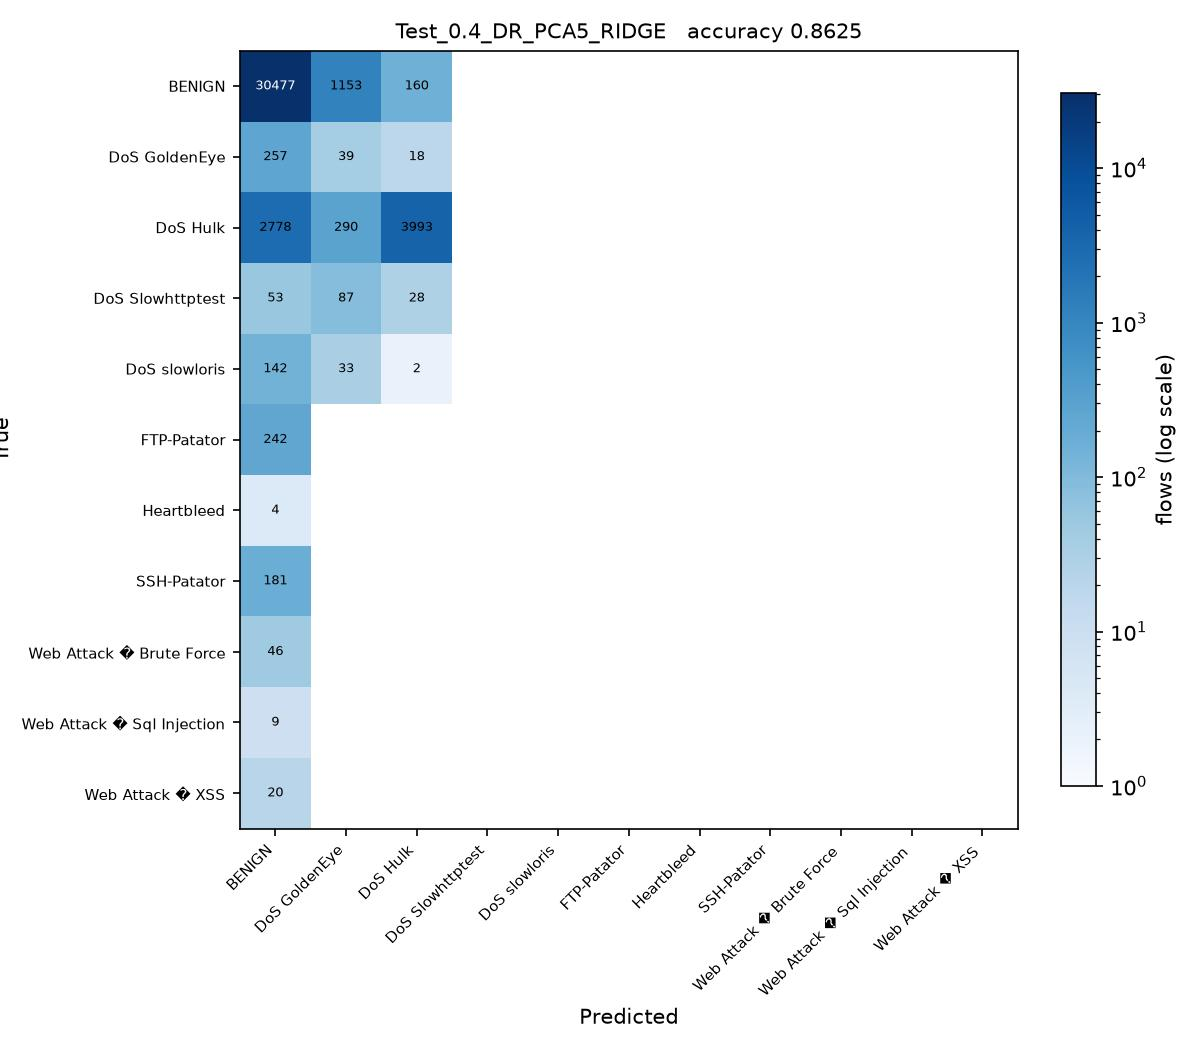

Recreate this plot in Python.
# Test_0.4_DR_PCA5_RIDGE.py
#
# Test size 0.4  |  PCA, 5 components  |  Ridge Regression (sheet #3)
#
# This is SGDC_60_40.py with the changes marked CHANGE below and nothing else.

import os
from pathlib import Path

# CHANGE 1: find the folder holding the three CSV files and run from there, so
# the plain file names below resolve no matter where this script is started
# from or how deeply it sits inside the project folder.
HERE = Path(__file__).resolve().parent
for PROJECT in [HERE, *HERE.parents]:
    if (PROJECT / 'Tuesday-WorkingHours.pcap_ISCX.csv').exists():
        os.chdir(PROJECT)
        break
else:
    raise SystemExit('Put this folder inside the folder that holds the three '
                     'CIC-IDS2017 CSV files, then run the script again.')
import numpy as np
import pandas as pd

df1 = pd.read_csv('Tuesday-WorkingHours.pcap_ISCX.csv', low_memory=True)
df2 = pd.read_csv('Wednesday-workingHours.pcap_ISCX.csv', low_memory=True)
df3 = pd.read_csv('Thursday-WorkingHours-Morning-WebAttacks.pcap_ISCX.csv', low_memory=True)

dataset = pd.concat([df1, df2, df3], ignore_index=True)

dataset.columns = dataset.columns.str.strip()

# CHANGE 2: a stratified sample of 100000 flows, the same for every run.
# Gradient Boosting builds one tree per class per stage on a single core, so all
# 1.3 million flows would take hours per script. At least 50 flows of every
# class are kept, so the rare attacks stay in the split.
label = dataset.columns[-1]
dataset = pd.concat(
    [g.sample(n=min(len(g), max(50, round(100000 * len(g) / len(dataset)))), random_state=0)
     for _, g in dataset.groupby(label)],
    ignore_index=True
)

X = dataset.iloc[:, :-1]
y = dataset.iloc[:, -1]

X = X.apply(pd.to_numeric, errors='coerce')

X.replace([np.inf, -np.inf], np.nan, inplace=True)

from sklearn.impute import SimpleImputer

imputer = SimpleImputer(missing_values=np.nan, strategy='mean')
X = imputer.fit_transform(X)

from sklearn.preprocessing import LabelEncoder

labelencoder_y = LabelEncoder()
y = labelencoder_y.fit_transform(y)

from sklearn.model_selection import train_test_split

X_train, X_test, y_train, y_test = train_test_split(
    X,
    y,
    test_size=0.4,   # CHANGE 3: test size
    random_state=0,
    stratify=y
)

# CHANGE 4: PCA, from PCA_LDA_KErnel_PCA_CODE.pdf (fit only on training data)
from sklearn.decomposition import PCA

pca = PCA(n_components=5)
X_train = pca.fit_transform(X_train)
X_test = pca.transform(X_test)

# CHANGE 5: Ridge Regression (sheet #3) in place of SGDClassifier
from sklearn.linear_model import Ridge

# Ridge is a regression model, used here exactly as the sheet writes
# it. Its numeric output is turned into a class after predict below.
classifier = Ridge(alpha=1.0)

classifier.fit(X_train, y_train)

y_pred = classifier.predict(X_test) 

# CHANGE 5b: Ridge predicts a number such as 3.4, not a class. Round it to the
# nearest class code and keep it inside the valid codes (0 to 10), so the
# confusion matrix and the scores below can be computed.
y_pred = np.clip(np.rint(y_pred), 0, len(labelencoder_y.classes_) - 1).astype(int)

from sklearn.metrics import confusion_matrix
from sklearn.metrics import accuracy_score
from sklearn.metrics import precision_score
from sklearn.metrics import recall_score
from sklearn.metrics import f1_score
from sklearn.metrics import classification_report

cm = confusion_matrix(y_test, y_pred)

print("Confusion Matrix:\n")
print(cm)

print("\nAccuracy : {:.4f}".format(accuracy_score(y_test, y_pred)))
print("\nPrecision : {:.4f}".format(precision_score(y_test, y_pred, average='weighted')))
print("\nRecall : {:.4f}".format(recall_score(y_test, y_pred, average='weighted')))
print("\nF1 Score : {:.4f}".format(f1_score(y_test, y_pred, average='weighted')))

print("\nClassification Report:\n")
print(classification_report(y_test, y_pred))

# CHANGE 6: save the confusion matrix as Test_0.4_DR_PCA5_RIDGE.jpg and record the result
import matplotlib
matplotlib.use('Agg')
import matplotlib.pyplot as plt
from matplotlib.colors import LogNorm

here = HERE                     # the folder this script sits in
names = [str(c) for c in labelencoder_y.classes_]
fig, ax = plt.subplots(figsize=(8, 7))
im = ax.imshow(cm, cmap='Blues', norm=LogNorm(vmin=1))
ax.set_xticks(range(len(names)), names, rotation=45, ha='right', fontsize=7)
ax.set_yticks(range(len(names)), names, fontsize=7)
ax.set_xlabel('Predicted')
ax.set_ylabel('True')
ax.set_title('Test_0.4_DR_PCA5_RIDGE   accuracy {:.4f}'.format(accuracy_score(y_test, y_pred)), fontsize=10)
for i in range(cm.shape[0]):
    for j in range(cm.shape[1]):
        if cm[i, j]:
            ax.text(j, i, cm[i, j], ha='center', va='center', fontsize=6,
                    color='white' if cm[i, j] > cm.max() / 3 else 'black')
fig.colorbar(im, ax=ax, fraction=0.04, label='flows (log scale)')
fig.tight_layout()
fig.savefig(here / 'Test_0.4_DR_PCA5_RIDGE.jpg', dpi=150)
plt.close(fig)

row = pd.DataFrame([{
    'Test': 0.4, 'DR': 'PCA5', 'Clas': 'RIDGE',
    'Acc': round(accuracy_score(y_test, y_pred), 4),
    'Pre': round(precision_score(y_test, y_pred, average='weighted'), 4),
    'Rec': round(recall_score(y_test, y_pred, average='weighted'), 4),
    'F1': round(f1_score(y_test, y_pred, average='weighted'), 4),
    'script': 'Test_0.4_DR_PCA5_RIDGE',
}])
# one file per run, so several scripts can run at the same time without
# overwriting each other. 21_run_45_mix.py merges them into the Excel sheet.
out = PROJECT / 'results' / 'parts_mix' / 'Test_0.4_DR_PCA5_RIDGE.csv'
out.parent.mkdir(parents=True, exist_ok=True)
row.to_csv(out, index=False)
